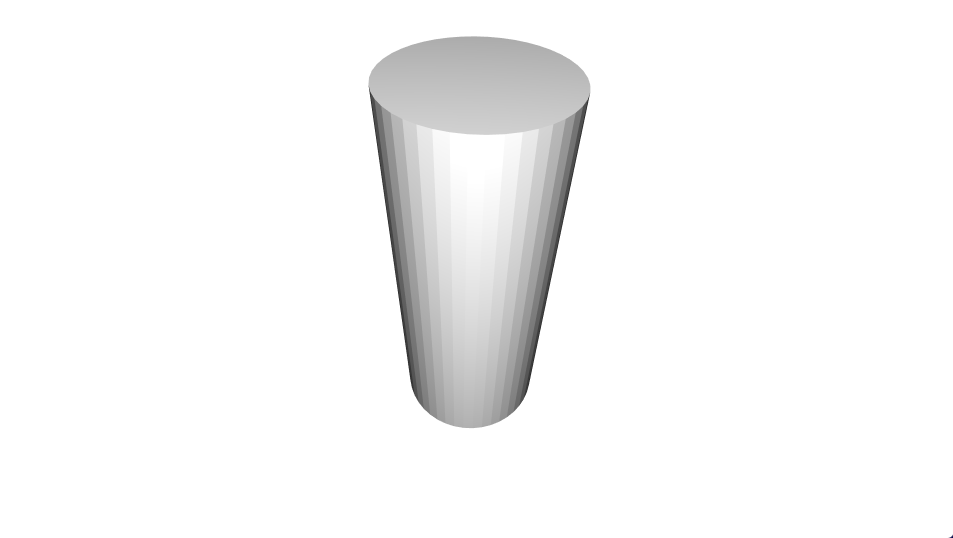
#> input picture STL_file_reader/docs/img.png, 1906 x 1076 px (shown at 1/2 size)
$ python scaling.py
#> lines starting #> are read from the running program, lines starting #| are printed output that depends on the picture
import cv2 as cv
import numpy as np

W, H = 1500, 1000

img: np.ndarray = cv.imread("img.png")
#> img is the input picture: shape (1076, 1906, 3); mean B, G, R 246.9, 246.9, 246.9
width = (img.shape[1] - W) // 2
#> width = 203
height = (img.shape[0] - H) // 2
#> height = 38
new = img[height:H + height, width:W + width]
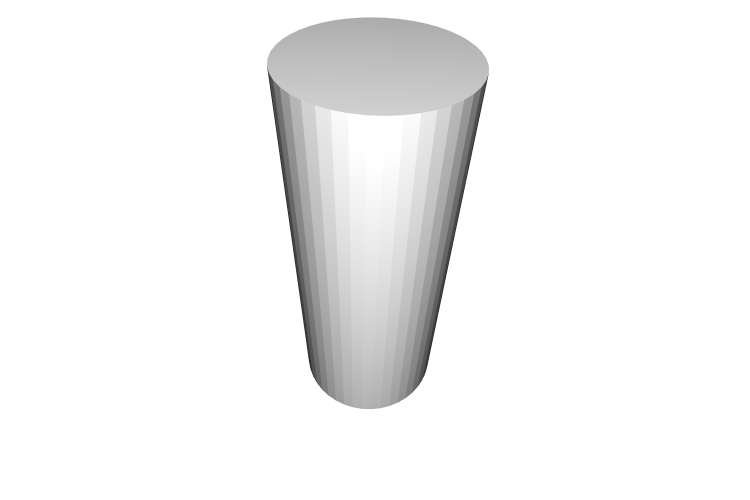
#> new: shape (1000, 1500, 3) (shown at 1/2 size); min 28, max 255, mean 243.9
print(new.shape)
#| (1000, 1500, 3)

cv.imshow("img", new)
cv.imwrite("img_.png", new)
cv.waitKey()
